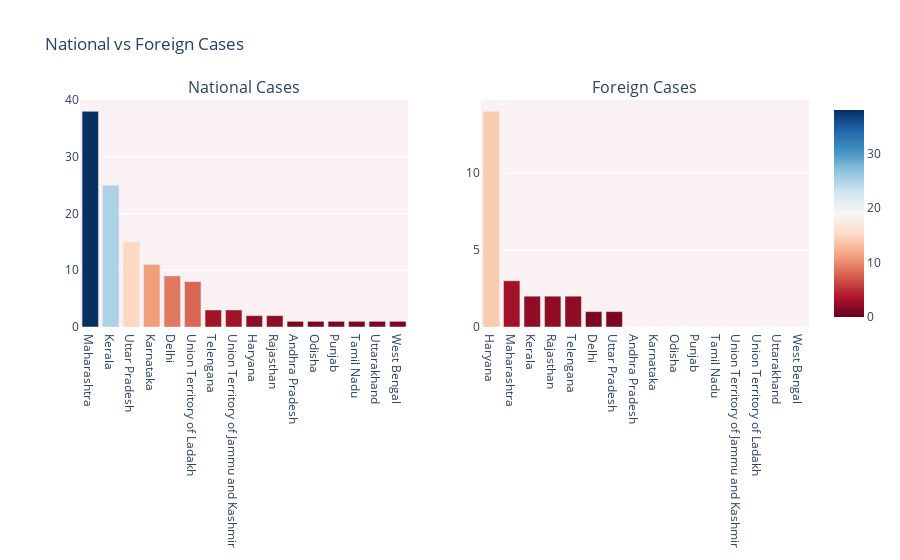

Notebook source saved alongside this figure:
### Markdown cell above
## 1.3 National vs Foreign cases

### Code cell
import plotly.graph_objects as go
from plotly.subplots import make_subplots


# create a subplot instance with 1 row and 2 cols 
fig = make_subplots(
    rows=1, cols=2,
    subplot_titles=("National Cases","Foreign Cases"))

# Sort and hold in temp DF :  Total Indian Nationals  confirmed cases 
temp1 = df.sort_values('Tot_Conf_IN', ascending=False)
# Sort and hold in temp DF :  Total Foreign Nationals  confirmed cases 
temp2 = df.sort_values('Tot_Conf_FRGN', ascending=False)


# Rename to explanatory column names 
temp1.rename(columns= {'Tot_Conf_IN':'Total Confirmed cases (Indian National)'},inplace= True)
temp2.rename(columns= {'Tot_Conf_FRGN':'Total Confirmed cases ( Foreign National )'},inplace= True)

# Add Indian Nationals Plot at Pos 1,1 
fig.add_trace(go.Bar( y=temp1['Total Confirmed cases (Indian National)'], x=temp1["State_UT"],  
                     marker=dict(color=temp1['Total Confirmed cases (Indian National)'], coloraxis="coloraxis")),
              1, 1)
# Add Foreign National Plot at Pos 1,2                      
fig.add_trace(go.Bar( y=temp2['Total Confirmed cases ( Foreign National )'], x=temp2["State_UT"],  
                     marker=dict(color=temp2['Total Confirmed cases ( Foreign National )'], coloraxis="coloraxis")),
              1, 2)                     
                     
# Plot Titles setting
fig.update_layout(coloraxis=dict(colorscale='rdbu'), showlegend=False,title_text="National vs Foreign Cases",plot_bgcolor='rgb(250, 242, 242)')
fig.show()

### Figure 1 — Plotly figure (JSON) as saved in the notebook; plotly's stock layout.template omitted (floating-point values rounded to 4 significant figures)
{"data": [{"marker": {"color": [38, 25, 15, 11, 9, 8, 3, 3, 2, 2, 1, 1, 1, 1, 1, 1], "coloraxis": "coloraxis"}, "type": "bar", "x": ["Maharashtra", "Kerala", "Uttar Pradesh", "Karnataka", "Delhi", "Union Territory of Ladakh", "Telengana", "Union Territory of Jammu and Kashmir", "Haryana", "Rajasthan", "Andhra Pradesh", "Odisha", "Punjab", "Tamil Nadu", "Uttarakhand", "West Bengal"], "xaxis": "x", "y": [38, 25, 15, 11, 9, 8, 3, 3, 2, 2, 1, 1, 1, 1, 1, 1], "yaxis": "y"}, {"marker": {"color": [14, 3, 2, 2, 2, 1, 1, 0, 0, 0, 0, 0, 0, 0, 0, 0], "coloraxis": "coloraxis"}, "type": "bar", "x": ["Haryana", "Maharashtra", "Kerala", "Rajasthan", "Telengana", "Delhi", "Uttar Pradesh", "Andhra Pradesh", "Karnataka", "Odisha", "Punjab", "Tamil Nadu", "Union Territory of Jammu and Kashmir", "Union Territory of Ladakh", "Uttarakhand", "West Bengal"], "xaxis": "x2", "y": [14, 3, 2, 2, 2, 1, 1, 0, 0, 0, 0, 0, 0, 0, 0, 0], "yaxis": "y2"}], "layout": {"annotations": [{"font": {"size": 16}, "showarrow": false, "text": "National Cases", "x": 0.225, "xanchor": "center", "xref": "paper", "y": 1, "yanchor": "bottom", "yref": "paper"}, {"font": {"size": 16}, "showarrow": false, "text": "Foreign Cases", "x": 0.775, "xanchor": "center", "xref": "paper", "y": 1, "yanchor": "bottom", "yref": "paper"}], "coloraxis": {"colorscale": [[0, "rgb(103,0,31)"], [0.1, "rgb(178,24,43)"], [0.2, "rgb(214,96,77)"], [0.3, "rgb(244,165,130)"], [0.4, "rgb(253,219,199)"], [0.5, "rgb(247,247,247)"], [0.6, "rgb(209,229,240)"], [0.7, "rgb(146,197,222)"], [0.8, "rgb(67,147,195)"], [0.9, "rgb(33,102,172)"], [1, "rgb(5,48,97)"]]}, "plot_bgcolor": "rgb(250, 242, 242)", "showlegend": false, "title": {"text": "National vs Foreign Cases"}, "xaxis": {"anchor": "y", "domain": [0, 0.45]}, "xaxis2": {"anchor": "y2", "domain": [0.55, 1]}, "yaxis": {"anchor": "x", "domain": [0, 1]}, "yaxis2": {"anchor": "x2", "domain": [0, 1]}}}
